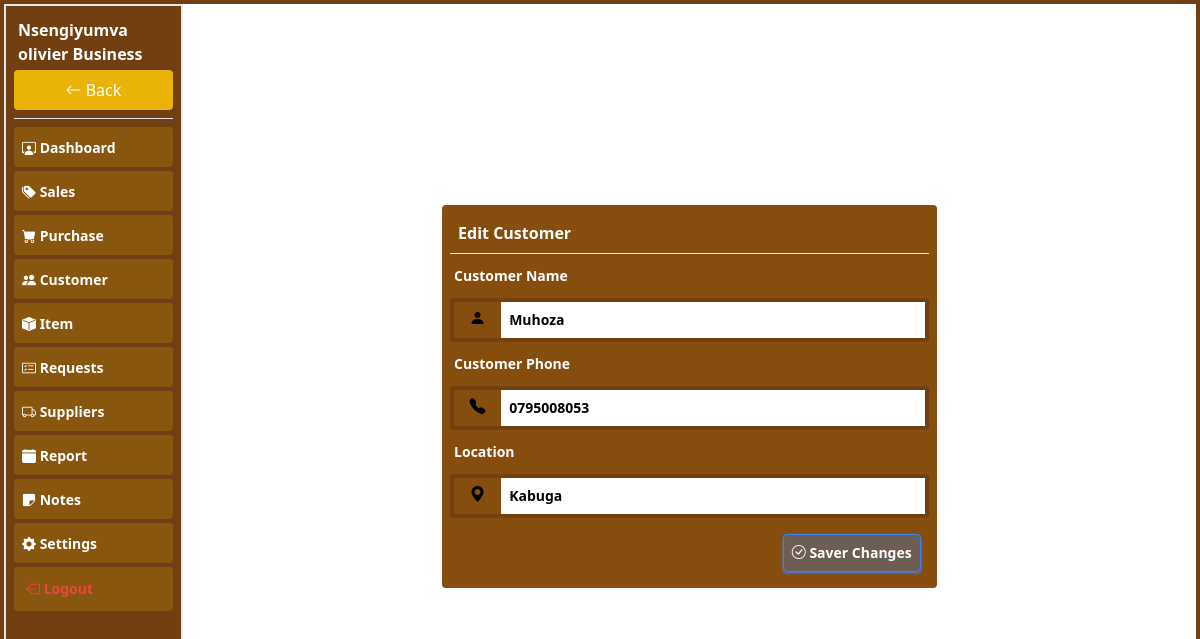
The app's page /pages/editcustomer?customer=3 (signed in) with its own data.
### tables this page shows
CREATE TABLE `customer` (
  `name` varchar(255) NOT NULL,
  `phone` text NOT NULL,
  `c_id` int(11) NOT NULL,
  `business` int(11) NOT NULL,
  `location` varchar(255) NOT NULL,
  `created_at` datetime NOT NULL DEFAULT current_timestamp()
);

### pages/editcustomer.php (the view, shortened to what this page needs)
<?php
include("connection.php");
$customerid=$_GET['customer'];
$business=$_SESSION['user'];
$selectcustomer=$conn->prepare("SELECT * FROM customer where c_id=? and business=?");
$selectcustomer->bind_param("ii",$customerid,$business);
$selectcustomer->execute();
$customerresult=$selectcustomer->get_result();
$customerrow=$customerresult->fetch_assoc();
?>
<!DOCTYPE html>
<html lang="en">
<head>
    <script src="../plugins/css/tailwindcss.js"></script>
    <link rel="stylesheet" href="../plugins/icons/bootstrap-icons.css">
</head>
<body>
    <div class="container-fluid p-2 w-full h-[100%] flex">
        <div class="conatiner bg-yellow-800 p-2 rounder w-full md:w-1/2 m-auto rounded">
            <form action="" method="post">
                <h1 class="text-white font-bold p-2">Edit Customer</h1>
                <hr class="text-white">
                        <label for="" class="block p-1 text-sm text-white font-bold my-2">Customer Name</label>
                        <div class="flex w-full border border-4 border-yellow-900 rounded my-2">
                            <i class="bi bi-person-fill w-[10%] text-center p-1"></i>
                             <input type="text" required name="name" id="" value="<?php echo htmlspecialchars($customerrow['name']) ?>"
                            class="w-[90%] p-2 outline-0 focus:outline-none text-sm font-bold">
                        </div>
                       <label for="" class="block p-1 text-sm text-white font-bold my-2">Customer Phone</label>
                        <div class="flex w-full border border-4 border-yellow-900 rounded my-2">
                            <i class="bi bi-telephone-fill w-[10%] text-center p-1"></i>
                             <input type="text" required name="phone" id="" value="<?php echo htmlspecialchars($customerrow['phone']) ?>"
                            class="w-[90%] p-2 outline-0 focus:outline-none text-sm font-bold">
                        </div>
                        <label for="" class="block p-1 text-sm text-white font-bold my-2">Location</label>
                        <div class="flex w-full border border-4 border-yellow-900 rounded my-2">
                            <i class="bi bi-geo-alt-fill w-[10%] text-center p-1"></i>
                             <input type="text" name="location" id="" value="<?php echo htmlspecialchars($customerrow['location']) ?>"
                            class="w-[90%] p-2 outline-0 focus:outline-none text-sm font-bold">
                        </div>
                <div class="flex p-2 justify-end">
                    <button name="save" class="p-2 text-white text-sm rounded shadow shadow-blue-500 border-blue-500 hover:bg-blue-500 bg-blue-500/30 border font-bold"> <i class="bi bi-check-circle"></i> Saver Changes</button>
                </div>
            </form>
        </div>
    </div>
</body>
</html>

### records on screen
customer: name "Muhoza", phone "0795008053", location "Kabuga"

### other values on screen
$_SESSION['business'] "Nsengiyumva olivier Business"
